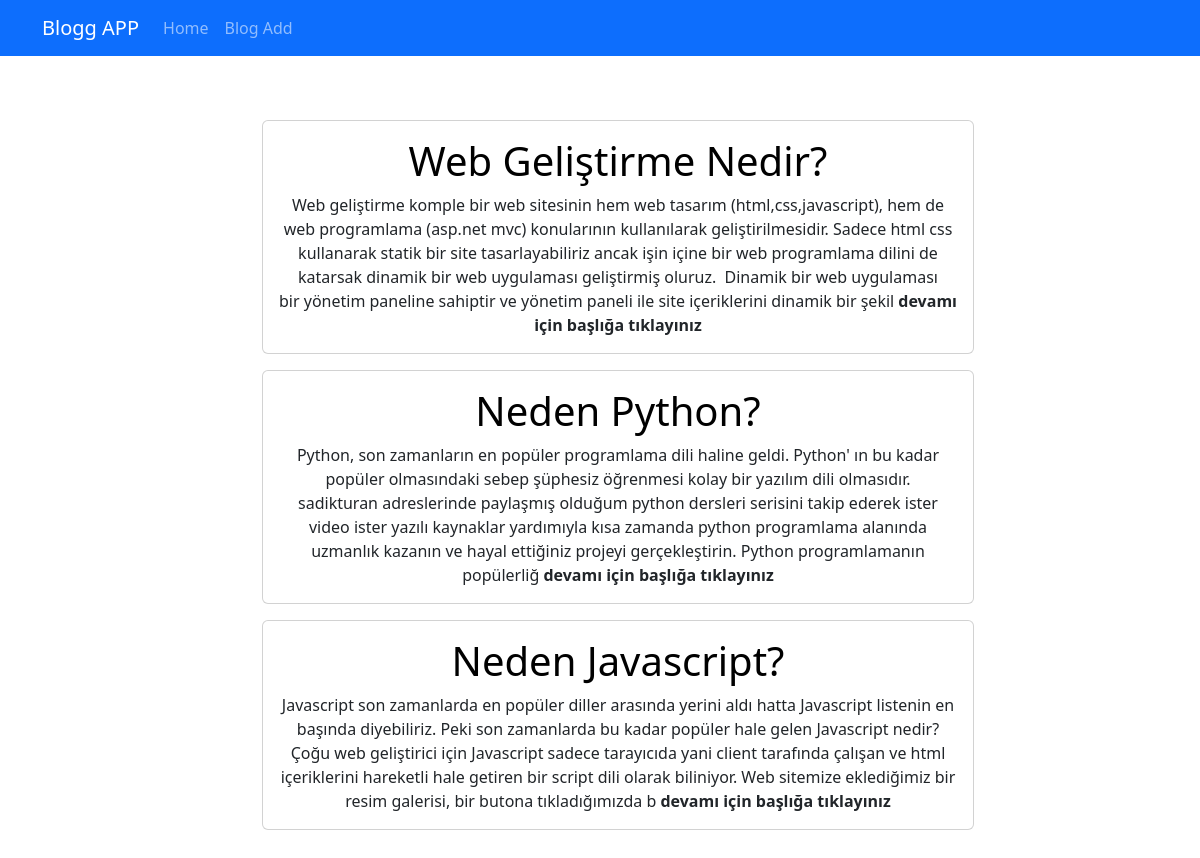
The page / on the database its author committed.
### blog/models.py (models this page shows, shortened)
class Blog(models.Model):
    title = models.CharField(max_length=200)
    description = RichTextField()
    slug = models.SlugField(null=False,unique=True,db_index=True, blank=True, editable=False)

### blog/views.py (the view)
# urls.py: path("",views.home,name="home"),
def home(request):
    blog = Blog.objects.all()
    for x in blog:
        x.description = mark_safe(x.description)
    context = {
        "blogs": blog
    }
    return render(request,"blog/home.html", context)

### blog/templates/blog/home.html (shortened to what this page needs)
{% extends "base.html" %}
{% block content %}
<div class="container mt-3">
    {% for blog in blogs %}
    {% include 'blog/partials/_blog.html' %}
    {% endfor %}
</div>
{% endblock %}

### blog/templates/blog/partials/_blog.html
<div class="card mb-3 text-center">
    <div class="card-body">
        <a href="{% url 'blog_details' blog.slug %}">
            <h1 class="card-title">{{blog.title}}</h1>
        </a>
        <p class="card-text">{{blog.description|striptags|slice:"0:500"}} <span style="font-weight: bold;">devamı için başlığa tıklayınız</span></p>
    </div>
</div>

### static/css/style.css (style rules this page uses)
a { text-decoration: none; color: #000; }

### rows shown on the page
Blog: title "Web Geliştirme Nedir?", description "Web geliştirme komple bir web sitesinin hem web tasarım (html,css,javascript), hem de web programlama (asp.net mvc) konularının kullanılarak geliştirilmesidir. Sadece html css kullanarak statik bir site tasarlayabiliriz ancak işin içine bir web programlama dilini de katarsak dinamik bir web uygulaması geliştirmiş oluruz. Dinamik bir web uygulaması bir yönetim paneline sahiptir ve yönetim paneli ile site içeriklerini dinamik bir şekil"
Blog: title "Neden Python?", description "Python, son zamanların en popüler programlama dili haline geldi. Python' ın bu kadar popüler olmasındaki sebep şüphesiz öğrenmesi kolay bir yazılım dili olmasıdır. sadikturan adreslerinde paylaşmış olduğum python dersleri serisini takip ederek ister video ister yazılı kaynaklar yardımıyla kısa zamanda python programlama alanında uzmanlık kazanın ve hayal ettiğiniz projeyi gerçekleştirin. Python programlamanın popülerliğ"
Blog: title "Neden Javascript?", description "Javascript son zamanlarda en popüler diller arasında yerini aldı hatta Javascript listenin en başında diyebiliriz. Peki son zamanlarda bu kadar popüler hale gelen Javascript nedir? Çoğu web geliştirici için Javascript sadece tarayıcıda yani client tarafında çalışan ve html içeriklerini hareketli hale getiren bir script dili olarak biliniyor. Web sitemize eklediğimiz bir resim galerisi, bir butona tıkladığımızda b"
